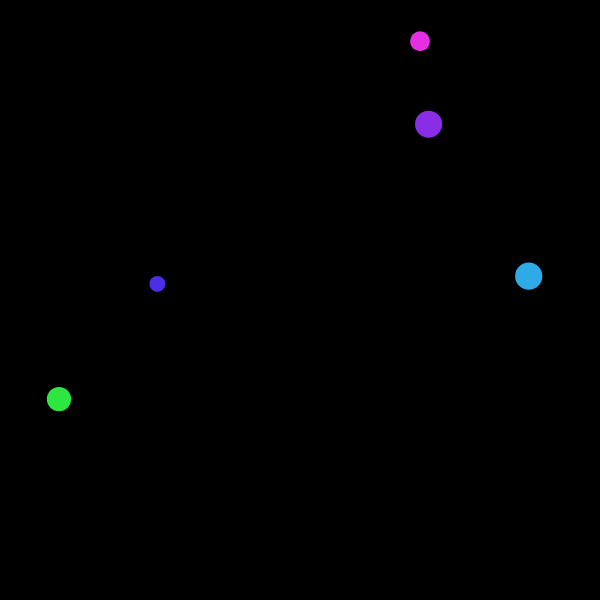
Frame 1 (no input)
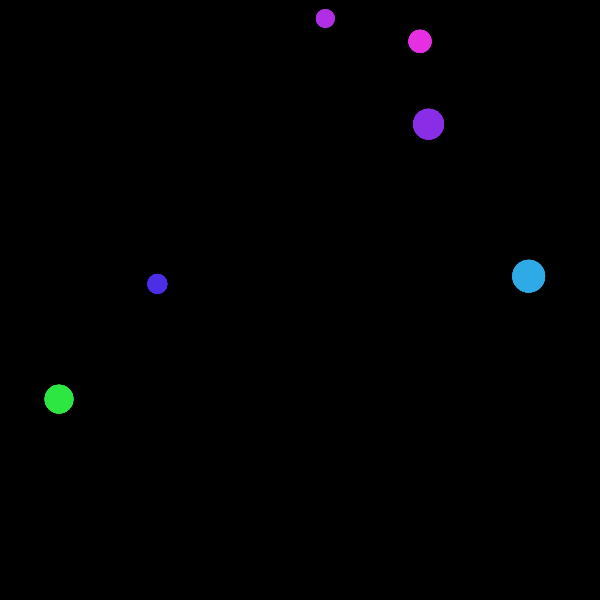
Frame 60 (no input)
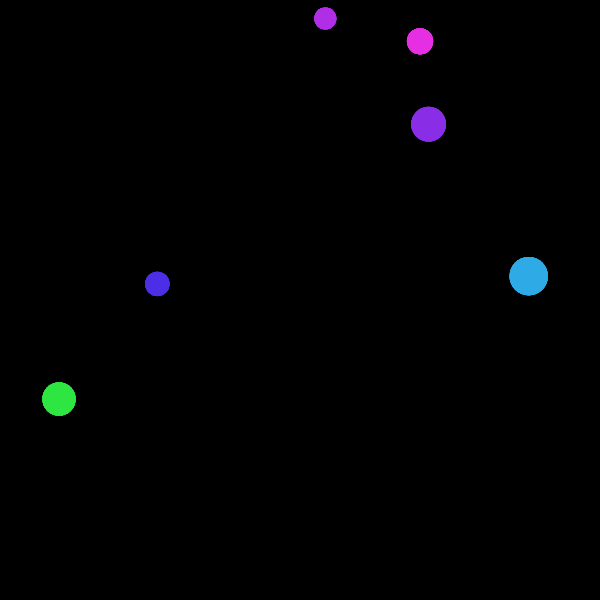
Frame 120 (the mouse pressed at the canvas centre since frame 60)

The p5.js sketch that drew these frames (run headless with seeded random() and noise() and a simulated clock; from frame 60 on, the mouse is pressed at the canvas centre):

// p5.js sketch
// ── sketch.js
let cells = [];
let maxCells = 500;
let separationSpeed = 1;

class Cell {
  constructor(x, y, color) {
    this.pos = createVector(x, y);
    this.vel = p5.Vector.random2D().mult(random(0.5, 2));
    this.size = random(15, 30);
    this.color = color;
    this.originalSize = this.size;
    this.growthRate = random(0.05, 0.1);
    this.divided = false;
    this.splitAngle = random(TWO_PI);
    this.splitSpeed = random(0.02, 0.05);
    this.stable = false;
  }

  update() {
    if (!this.divided) {
      // Grow until ready to divide
      this.size += this.growthRate;
      if (this.size > this.originalSize * 1.8 && cells.length < maxCells) {
        this.divide();
      }
    } else {
      // Move away from parent cell
      this.pos.add(this.vel);
      this.size *= 0.995;
      if (this.size < this.originalSize * 0.8) {
        this.stable = true;
      }
    }
  }

  divide() {
    this.divided = true;
    const angle1 = this.splitAngle + random(-PI/4, PI/4);
    const angle2 = this.splitAngle + random(PI - PI/4, PI + PI/4);

    const newCell1 = new Cell(
      this.pos.x + cos(angle1) * this.size,
      this.pos.y + sin(angle1) * this.size,
      this.color
    );
    newCell1.vel = p5.Vector.fromAngle(angle1).mult(separationSpeed);
    newCell1.splitAngle = angle1;

    const newCell2 = new Cell(
      this.pos.x + cos(angle2) * this.size,
      this.pos.y + sin(angle2) * this.size,
      this.color
    );
    newCell2.vel = p5.Vector.fromAngle(angle2).mult(separationSpeed);
    newCell2.splitAngle = angle2;

    cells.push(newCell1, newCell2);
  }

  display() {
    noStroke();
    fill(this.color);
    ellipse(this.pos.x, this.pos.y, this.size);
  }
}

function setup() {
  createCanvas(600, 600);
  colorMode(HSB, 360, 100, 100, 1);
  background(0);

  // Start with a few cells
  for (let i = 0; i < 5; i++) {
    const x = random(width);
    const y = random(height);
    const hue = random(360);
    cells.push(new Cell(x, y, color(hue, 80, 90)));
  }
}

function draw() {
  background(0, 0, 0, 0.05); // Semi-transparent background for trail effect

  for (let i = cells.length - 1; i >= 0; i--) {
    cells[i].update();
    cells[i].display();

    // Remove cells that are too small or too far
    if (cells[i].size < 5 || cells[i].pos.mag() > 1000) {
      cells.splice(i, 1);
    }
  }

  // Add new cells occasionally to keep it dynamic
  if (random() < 0.02 && cells.length < maxCells) {
    const x = random(width);
    const y = random(height);
    const hue = random(360);
    cells.push(new Cell(x, y, color(hue, 80, 90)));
  }
}
